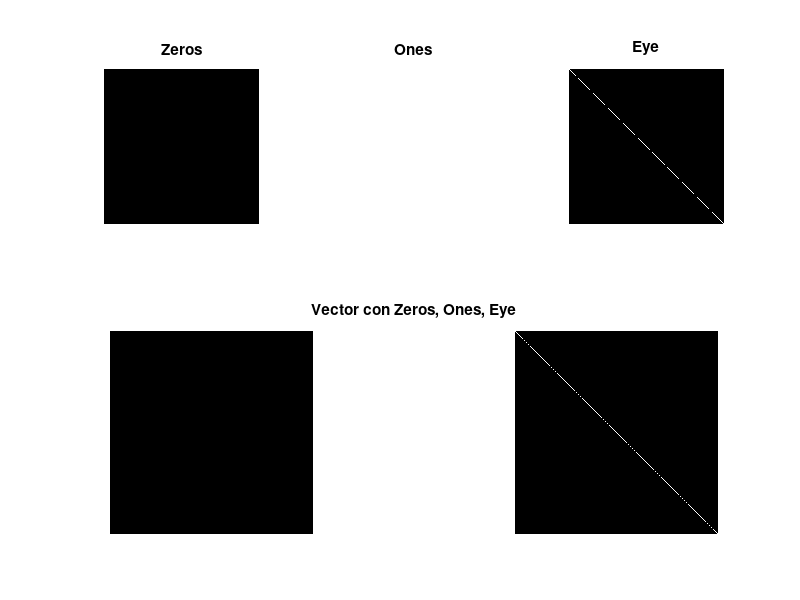

The MATLAB source for this figure:
clc
clear 

%{ 
EJERCICIO 1:
------------

a) Cree un vector fila que contenga los elementos: 32, 4, 81, e^2.5,
cos(π/3) y 14,2

b) Cree un vector columna que contenga los elementos: 1, 6, 8, 11, 9

%}

% E1 a
vectorFila1 = [32 4 81 exp(2.5) cos(pi/3) 14.2]

% E1 b
vectorColumna1 = [1; 6; 8; 11; 9]


%{ 
EJERCICIO 2:
------------

Al vector del problema 1 crearlo como vector columna

%}

% E2 alternativa a
vectorColumna2a = [32; 4; 81; exp(2.5); cos(pi/3); 14.2]

% E2 alternativa b
vectorColumna2b = vectorFila1'


%{ 
EJERCICIO 3:
------------

Cree un vector columna que contenga los elementos: 55, 14, ln(51), 987, 0 y
sen(2,5π).

%}

vectorColumna3 = [55; 14; log(51); 987; 0; sin(2.5*pi)]


%{ 
EJERCICIO 4:
------------

Cree un vector fila en el cual el primer elemento sea 1 y el último
elemento 33 con una distancia de 2 entre los elementos (1,3,5,………,33).

%}

vectorFila4 = [1:2:33]


%{ 
EJERCICIO 5:
------------

Cuál es la sentencia en MATLAB para generar el vector num

num  =  1  2  3  4  5  6  7  8  9  10

%}

num = [1:10]


%{ 
EJERCICIO 6:
------------

Cree un vector columna en el cual su primer elemento sea 15, la distancia
de los elementos sea (-5), y donde el último sea (-25). (Un vector columna
se puede crear a partir de la transposición de un vector fila

%}

vectorColumna6 = [15:-5:-25]'


%{ 
EJERCICIO 7:
------------

Cree la siguiente matriz c

    2  4  6  8 10
C = 3  6  9 12 15
    7 14 21 28 35

%}

%E7 alternativa a
matriz7a = [2 4 6 8 10; 3 6 9 12 15; 7 14 21 28 35]

%E7 alternativa b
matriz7b = [2:2:10; 3:3:15; 7:7:35]


%{ 
EJERCICIO 8:
------------

Cree la siguiente matriz c

    2  4  6  8 10
C = 3  6  9 12 15
    7 14 21 28 35

a) Crear un vector columna de tres elementos, llamado Ua, que contenga los
elementos de la tercera columna de C.

b) Crear un vector columna de cinco elementos, llamado Ub, que contenga los
elementos de la segunda fila de C.

c) Crear un vector columna de nueve elementos, llamado Uc, que contenga los
elementos de la primera, tercera y quinta columna de C.

d) Crear un vector columna de diez elementos llamado Ud, que contenga los
elementos de la primera y segunda fila de C.

%}

%E8 a
vectorColumnaUa = matriz7b(: , 3)

%E8 b
vectorColumnaUb = matriz7b(2 , :)'

%E8 c
vectorColumnaUc = [matriz7b(: , 1); matriz7b(: , 3); matriz7b(: , 5)]

%E8 d
vectorColumnaUd = [matriz7b(1 , :) matriz7b(2 , :)]'


%{ 
EJERCICIO 9:
------------

Cree la siguiente matriz A utilizando vector

       1  2  3  4  5  6  7
A  =   2  4  6  8 10 12 14
      21 18 15 12  9  6  3
       5 10 15 20 25 30 35

a) cree una matriz B de 3 x 4 a partir de la primera, tercera y cuarta
fila, y de la primera, tercera, quinta, y séptima columna de la matriz A.

b) cree un vector fila de 15 elementos llamado u, a partir de los elementos
de la tercera fila y de la quinta a la séptima columna de la matriz A.

%}

matrizA = [1:7; 2:2:14; 21:-3:3; 5:5:35]

%E9 a
matrizB = [matrizA(1 , 1) matrizA(1 , 3) matrizA(1 , 5) matrizA(1 , 7); matrizA(3:4 , 1) matrizA(3:4 , 3) matrizA(3:4 , 5) matrizA(3:4 , 7)]

%E9 alternativa a
vectorua = [matrizA(3 , :) matrizA(: , 5)' matrizA(: , 6)' matrizA(: , 7)']

%E9 alternativa b
vectorub = [matrizA(3 , :) reshape(matrizA(: , 5:7),1,12)]


%{ 
EJERCICIO 10:
------------

Usando los comandos zeros, ones y eye generar una matriz de 300x300 y con
la sentencia imshow visualizar

%}

zeros = zeros (300, 300)
ones = ones (300, 300)
eye = eye (300, 300)

%E10 alternativa a
subplot(2,3,1);imshow(zeros); title("Zeros")
subplot(2,3,2);imshow(ones); title("Ones")
subplot(2,3,3);imshow(eye); title("Eye")

%E10 alternativa b
subplot(2,3,4:6);imshow([zeros ones eye]); title("Vector con Zeros, Ones, Eye")